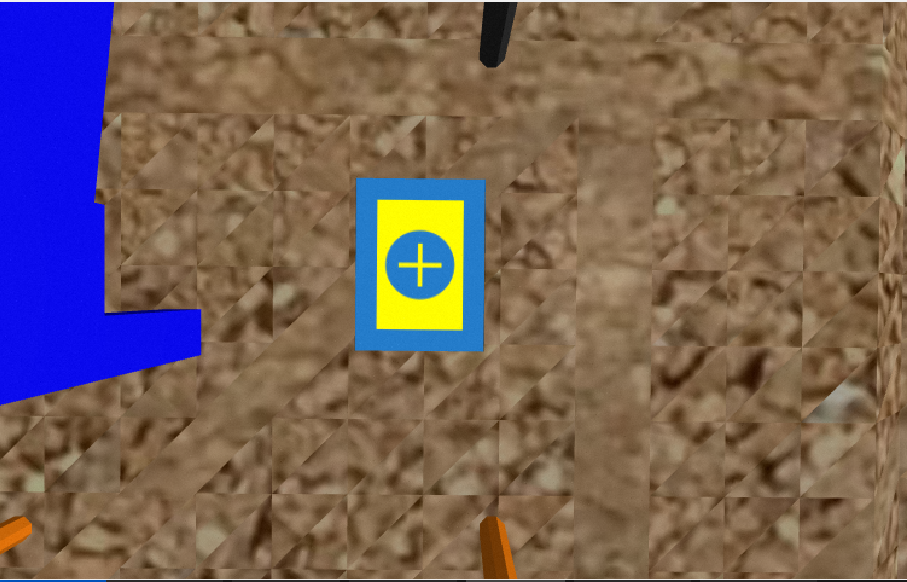
#> input picture src/images/cross_02.png, 907 x 582 px
$ python cross_sem_ros.py
#> lines starting #> are read from the running program, lines starting #| are printed output that depends on the picture; after the words box and inside, x2 and y2 are one past the last pixel; in counts of white or black regions, pixels touching at a corner belong together
import cv2
import numpy as np

#img = cv2.imread('images/little_cross.jpeg')
img = cv2.imread('images/cross_02.png')
#> img is the input picture: shape (582, 907, 3); mean B, G, R 90.6, 97.2, 118
hsv = cv2.cvtColor(img, cv2.COLOR_BGR2HSV)
#> hsv: shape (582, 907, 3); mean H, S, V 27.4, 127.5, 142.2
blur = cv2.medianBlur(hsv, 11)
#> blur: shape (582, 907, 3); mean H, S, V 27.4, 126.7, 142.4
#cv2.imshow("before", blur)
lower = np.array([30, 125, 0])
upper = np.array([60, 255, 255])

mask = cv2.inRange(blur, lower, upper)
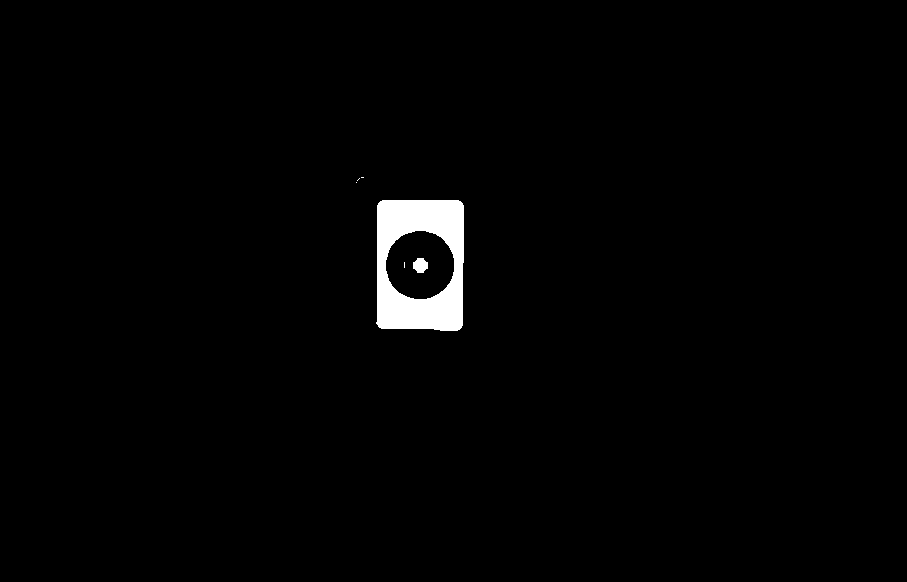
#> mask: shape (582, 907); 1.5% white; 6 white regions (4 under 20 px)
res = cv2.bitwise_and(img, img, mask=mask)

contours, hierarchy = cv2.findContours(
    mask, cv2.RETR_TREE, cv2.CHAIN_APPROX_SIMPLE)
#> contours = 7 contours, 4 with area under 20; largest, box (x1, y1, x2, y2) and area: (376, 200, 464, 331) 10959, (385, 230, 455, 300) 3750, (413, 258, 428, 273) 150

max_w, max_h, max_x, max_y = 0, 0, 0, 0
for cnt in contours:
    x, y, w, h = cv2.boundingRect(cnt)
    if w*h > max_w*max_h:
        max_w = w
        max_h = h
        max_x = x
        max_y = y
    img = cv2.rectangle(img, (x, y), (x+w, y+h), (0, 255, 0), 1)
#> this loop made 7 passes
#> (x, y, w, h, max_w, max_h, max_x, max_y) on pass 1: (376, 200, 88, 131, 88, 131, 376, 200)
#> (x, y, w, h) on passes 2, 4, 5: (385, 230, 70, 70), (413, 258, 15, 15), (356, 182, 1, 1)
#> pass 1, `img = cv2.rectangle(img, (x, y), (x+w, y+h), (0, 255, 0), 1)`:
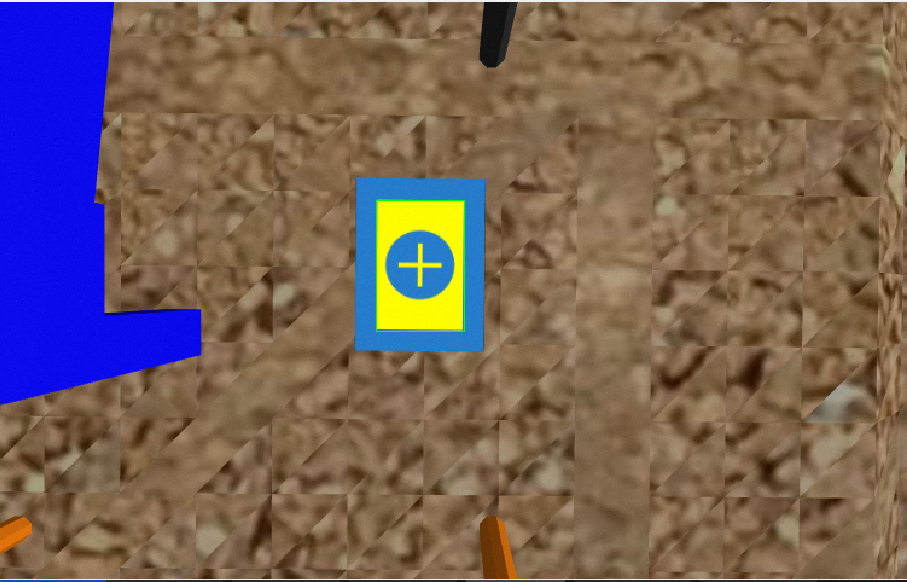
#> img: shape (582, 907, 3); 0.08% of pixels changed, all inside (x1, y1, x2, y2) = (376, 200, 465, 332)
#> after the loop: img: shape (582, 907, 3); mean B, G, R 90.4, 97.3, 117.7
#> after the loop, max_h = 131; max_w = 88; max_x = 376; max_y = 200

img = cv2.rectangle(img, (max_x, max_y),
                    (max_x+max_w, max_y+max_h), (0, 0, 255), 2)
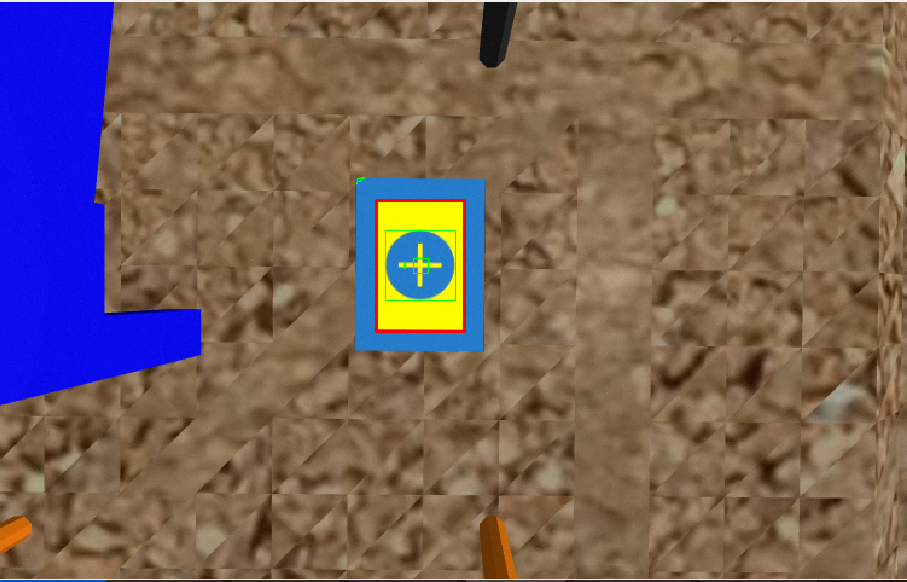
#> img: shape (582, 907, 3); mean B, G, R 90.2, 96.9, 118.2
cv2.circle(img, (int(max_x+max_w/2), int(max_y+max_h/2)),
           1, (0, 0, 255), thickness=3)
#> img: shape (582, 907, 3); under 0.01% of pixels changed, all inside (x1, y1, x2, y2) = (417, 262, 424, 269)

# [14 lines of commented-out code are left out]
cv2.imshow('stack', np.hstack([img, res]))
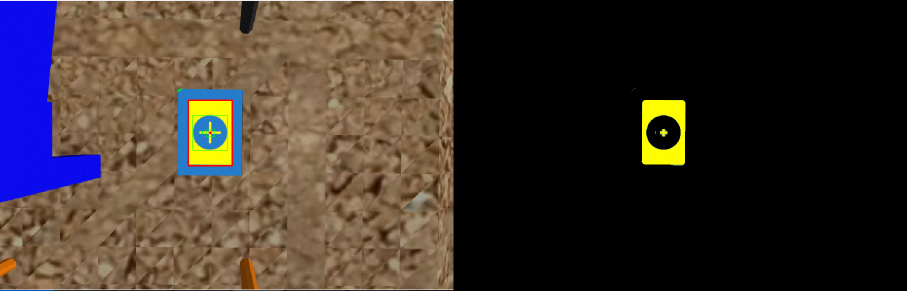
#> window 'stack': shape (582, 1814, 3) (shown at 1/2 size); mean B, G, R 45.1, 50.2, 60.9
cv2.waitKey(0)

$ run again, with src/images/cross_01.png copied over src/images/cross_02.png
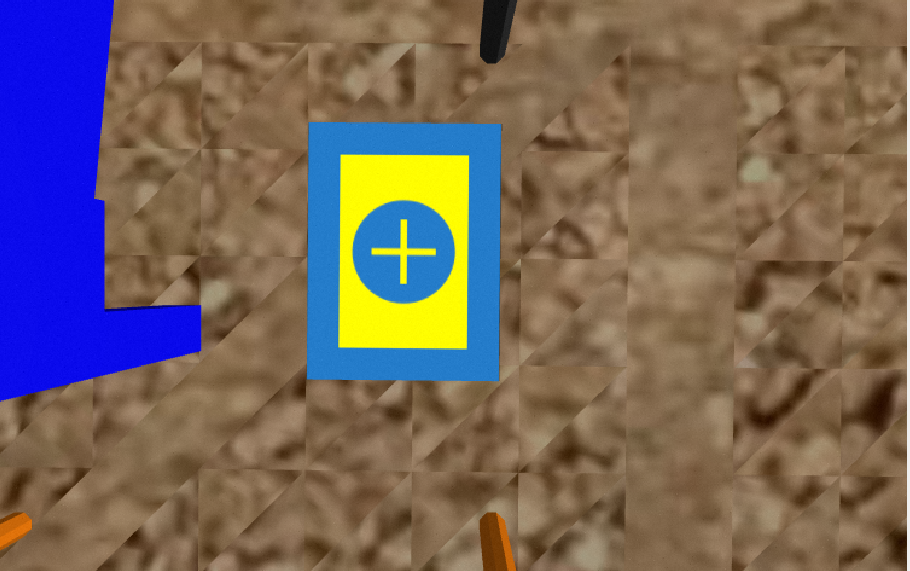
#> input picture src/images/cross_01.png, 910 x 571 px
#> img is the input picture: shape (571, 910, 3); mean B, G, R 93.9, 100.9, 117.3
#> hsv: shape (571, 910, 3); mean H, S, V 30.8, 133.4, 147.3
#> blur: shape (571, 910, 3); mean H, S, V 30.8, 133.3, 147.6
#> mask: shape (571, 910); 3.4% white; 5 white regions (1 under 20 px)
#> contours = 6 contours, 3 with area under 20; largest, box (x1, y1, x2, y2) and area: (338, 155, 469, 350) 24471, (352, 200, 456, 304) 8384, (374, 223, 433, 281) 702
#> the loop `for cnt in contours:` made 6 passes
#> (cnt, x, y, w, h, max_w, max_h, max_x) on pass 1: ([[372, 380], [395, 380]], 372, 380, 24, 1, 24, 1, 372)
#> after the loop `for cnt in contours:`:
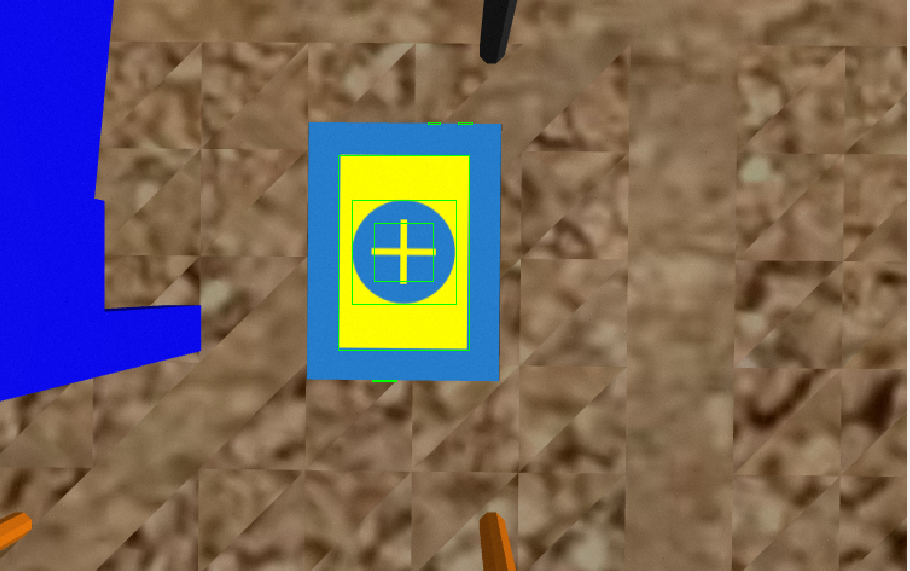
#> img: shape (571, 910, 3); mean B, G, R 93.6, 101.1, 117
#> after the loop `for cnt in contours:`: max_h = 195; max_w = 131; max_x = 338; max_y = 155
#> `cv2.imshow('stack', np.hstack([img, res]))`:
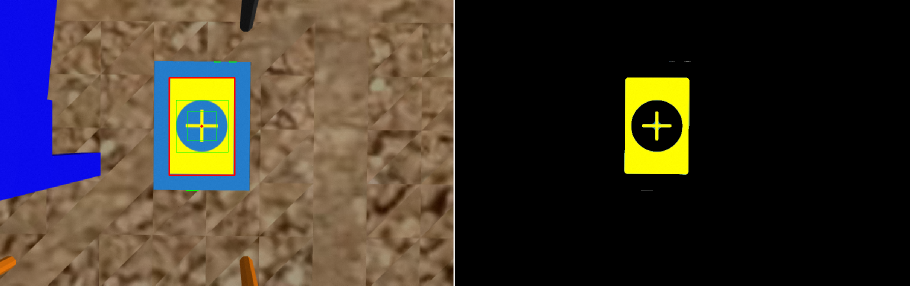
#> window 'stack': shape (571, 1820, 3) (shown at 1/2 size); mean B, G, R 46.7, 54.4, 63

$ run again, with src/images/cross_03.png copied over src/images/cross_02.png
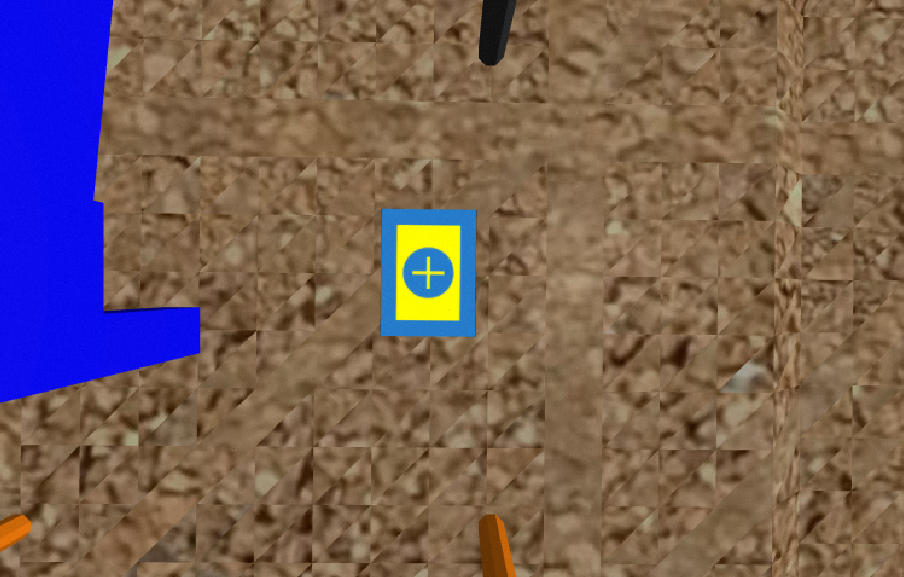
#> input picture src/images/cross_03.png, 904 x 577 px
#> img is the input picture: shape (577, 904, 3); mean B, G, R 88.3, 94.7, 117.3
#> hsv: shape (577, 904, 3); mean H, S, V 26.2, 126.7, 139.6
#> blur: shape (577, 904, 3); mean H, S, V 26.2, 125.5, 140.2
#> `mask = cv2.inRange(blur, lower, upper)`:
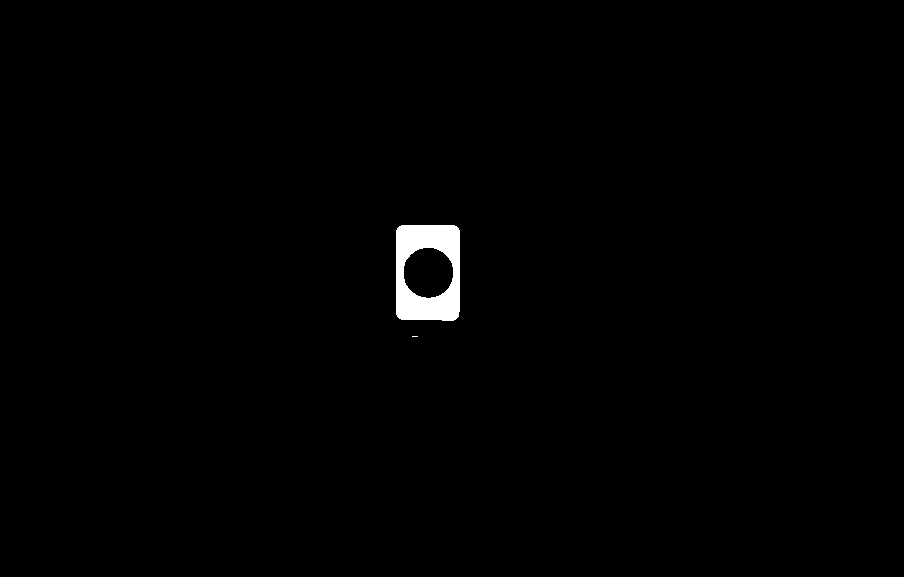
#> mask: shape (577, 904); 0.79% white; 2 white regions (1 under 20 px)
#> contours = 3 contours, 1 with area under 20; largest, box (x1, y1, x2, y2) and area: (396, 225, 460, 321) 5892, (403, 247, 454, 299) 2016
#> the loop `for cnt in contours:` made 3 passes
#> (cnt, x, y, w, h, max_w, max_h, max_x) on pass 1: ([[412, 336], [417, 336]], 412, 336, 6, 1, 6, 1, 412)
#> after the loop `for cnt in contours:`: max_h = 96; max_w = 64; max_x = 396; max_y = 225
#> `cv2.imshow('stack', np.hstack([img, res]))`:
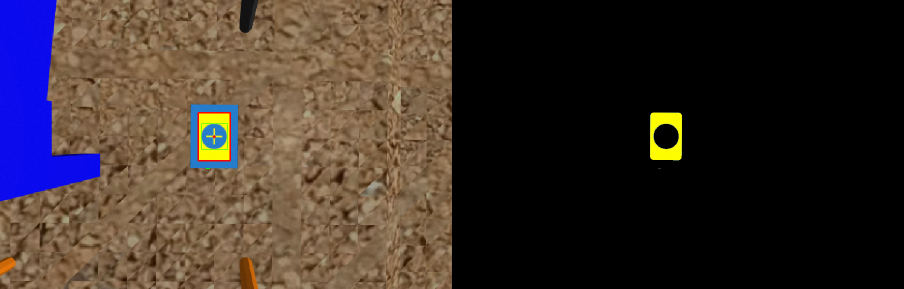
#> window 'stack': shape (577, 1808, 3) (shown at 1/2 size); mean B, G, R 44.1, 48.2, 59.7
